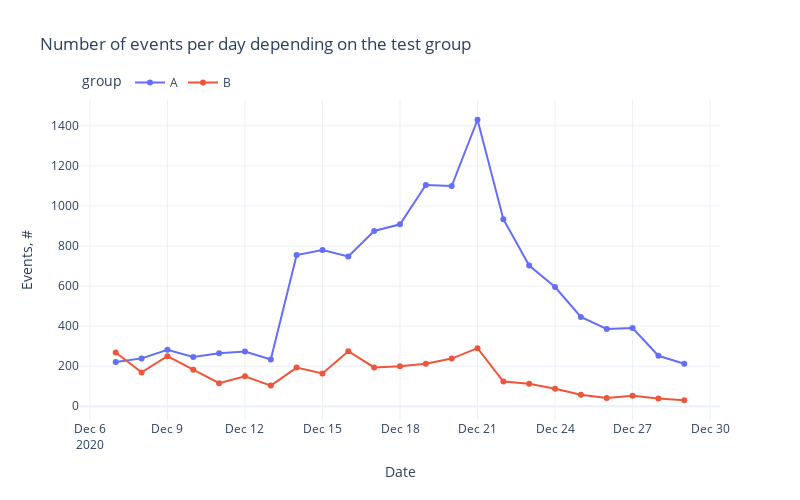

This figure's notebook cell:
### Markdown cell above
## Exploratory data analysis

Let's examine the main dependencies in the data and explore the following aspects: how users performed events and the progression through the funnel.

### Analysis of event counts

First, we will check the total number of events by groups, and then by user.

### Code cell
df_temp = (
    pd.pivot_table(
        data=df_summary,
        index=['event_date', 'group'],
        values='event_name',
        aggfunc='count'
    )
    .reset_index()
    .rename_axis('index', axis=1)
    .rename(columns={'event_name': 'event_count'})
)

fig = px.line(
    df_temp,
    x='event_date',
    y='event_count',
    color='group',
    markers=True,
    title='Number of events per day depending on the test group',
    labels=dict(event_date='Date', event_count='Events, #'),
    width=FIG_WIDTH * 100,
    height=FIG_HEIGHT * 100,
    template='plotly_white'
)
fig.update_layout(
    legend=dict(orientation='h', yanchor='top', y=1.1, x=0), hovermode='x unified'
)
fig.show()

### Figure 1 — Plotly figure (JSON) as saved in the notebook; plotly's stock layout.template omitted (floating-point values rounded to 4 significant figures)
{"data": [{"hovertemplate": "group=A<br>Date=%{x}<br>Events, #=%{y}<extra></extra>", "legendgroup": "A", "line": {"color": "#636efa", "dash": "solid"}, "marker": {"symbol": "circle"}, "mode": "markers+lines", "name": "A", "orientation": "v", "showlegend": true, "type": "scatter", "x": ["2020-12-07T00:00:00", "2020-12-08T00:00:00", "2020-12-09T00:00:00", "2020-12-10T00:00:00", "2020-12-11T00:00:00", "2020-12-12T00:00:00", "2020-12-13T00:00:00", "2020-12-14T00:00:00", "2020-12-15T00:00:00", "2020-12-16T00:00:00", "2020-12-17T00:00:00", "2020-12-18T00:00:00", "2020-12-19T00:00:00", "2020-12-20T00:00:00", "2020-12-21T00:00:00", "2020-12-22T00:00:00", "2020-12-23T00:00:00", "2020-12-24T00:00:00", "2020-12-25T00:00:00", "2020-12-26T00:00:00", "2020-12-27T00:00:00", "2020-12-28T00:00:00", "2020-12-29T00:00:00"], "xaxis": "x", "y": [221, 239, 282, 246, 264, 273, 233, 755, 780, 748, 875, 908, 1104, 1099, 1430, 934, 702, 595, 446, 386, 390, 252, 212], "yaxis": "y"}, {"hovertemplate": "group=B<br>Date=%{x}<br>Events, #=%{y}<extra></extra>", "legendgroup": "B", "line": {"color": "#EF553B", "dash": "solid"}, "marker": {"symbol": "circle"}, "mode": "markers+lines", "name": "B", "orientation": "v", "showlegend": true, "type": "scatter", "x": ["2020-12-07T00:00:00", "2020-12-08T00:00:00", "2020-12-09T00:00:00", "2020-12-10T00:00:00", "2020-12-11T00:00:00", "2020-12-12T00:00:00", "2020-12-13T00:00:00", "2020-12-14T00:00:00", "2020-12-15T00:00:00", "2020-12-16T00:00:00", "2020-12-17T00:00:00", "2020-12-18T00:00:00", "2020-12-19T00:00:00", "2020-12-20T00:00:00", "2020-12-21T00:00:00", "2020-12-22T00:00:00", "2020-12-23T00:00:00", "2020-12-24T00:00:00", "2020-12-25T00:00:00", "2020-12-26T00:00:00", "2020-12-27T00:00:00", "2020-12-28T00:00:00", "2020-12-29T00:00:00"], "xaxis": "x", "y": [268, 169, 250, 182, 115, 150, 103, 193, 164, 275, 194, 200, 212, 238, 290, 123, 112, 87, 57, 41, 52, 39, 30], "yaxis": "y"}], "layout": {"height": 500, "hovermode": "x unified", "legend": {"orientation": "h", "title": {"text": "group"}, "tracegroupgap": 0, "x": 0, "y": 1.1, "yanchor": "top"}, "title": {"text": "Number of events per day depending on the test group"}, "width": 800, "xaxis": {"anchor": "y", "domain": [0, 1], "title": {"text": "Date"}}, "yaxis": {"anchor": "x", "domain": [0, 1], "title": {"text": "Events, #"}}}}
